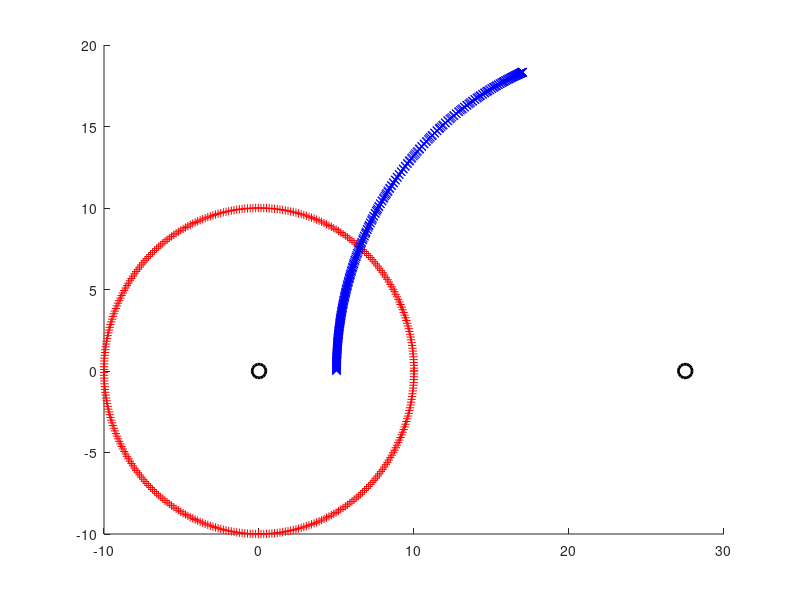
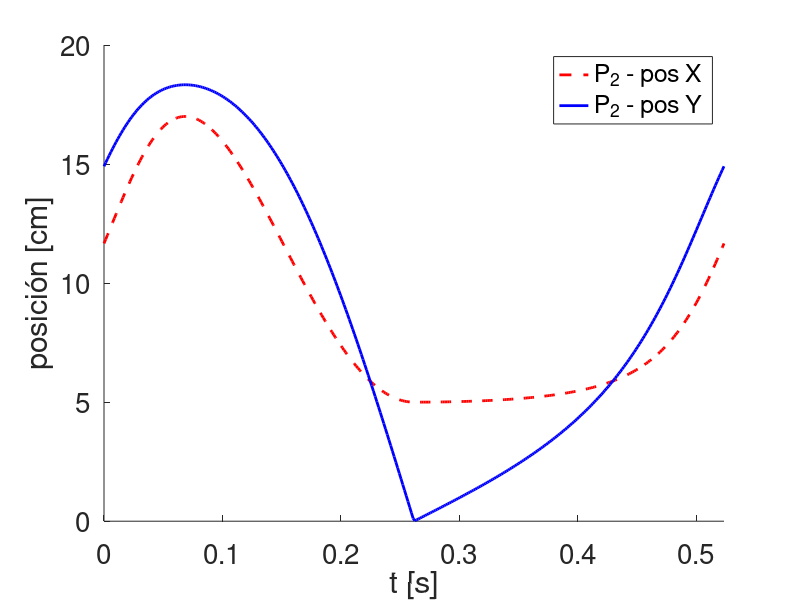
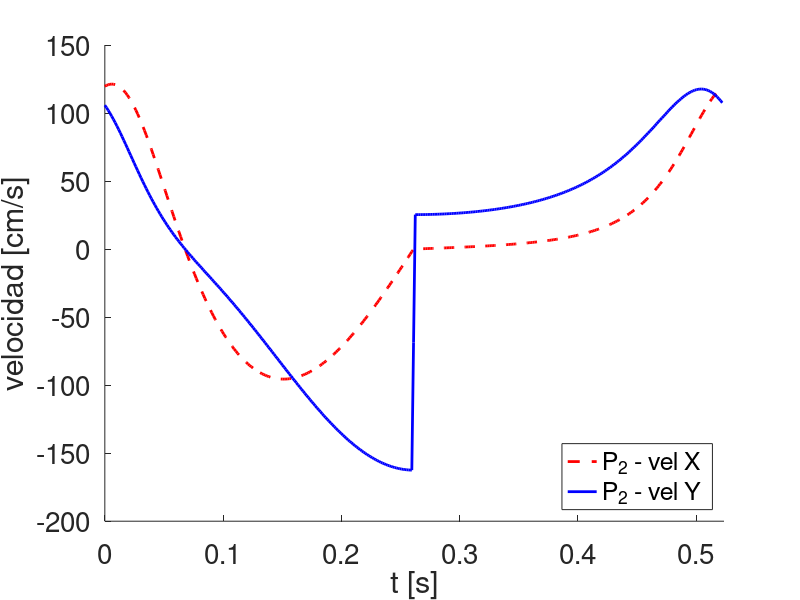
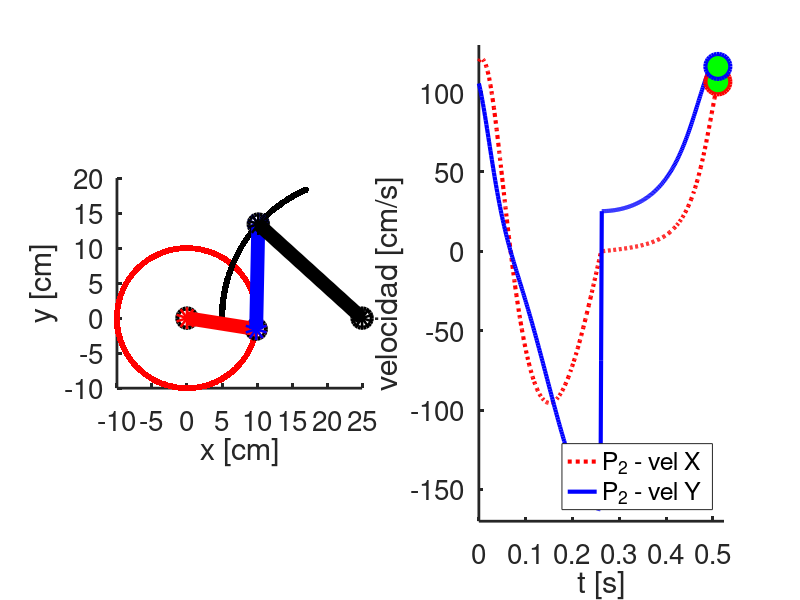

Reproduce these figures in MATLAB, in order.
%Ejercicio: Cinemática del sólido rígido.
%
% Se considera un sistema de barras que giran sin rozamiento.
% Una barra AB de longitud a=10cm gira con velocidad angular de 12 [rad/s] en 
% sentido anti horario. A esta barra está unida una barra BC de longitud b=15cm,
% la cual gira libremente. Finalmente el otro extremo de la barra BC está unida
% a la barra CD de longitud c=20cm que posee su otro extremo fijo.
%
% Se pide determinar la posición de las barras en función del tiempo, determinar
% las velocidades de los puntos de unión.

clear all
close all


% Datos
a=10;
b=15;
c=20;
w=12;  %velocidad angular

% Si se desea ver la animación del sistema se debe definit ipeli menor a 0
ipeli=-1;

% Mediante un análisis geométrico determinamos las posiciones de los 
% puntos P1 y P2
function [x1, y1] = pos_pto1(a, wt)
  x1 = a * cos(wt);
  y1 = a * sin(wt);
endfunction


function [x2, y2] = pos_pto2(a, c, pt)
  x2 = a/2 + c - c * cos(pt);
  y2 = c * sin(pt);
endfunction

% Determinamos las posiciones para una vuelta completa, t=[0,2*pi/w]
Nt= 360; %nro de instantes de  tiempo a evaluar
tt= linspace(0,2*pi/w,Nt);
P1= zeros(Nt,2);
P2= zeros(Nt,2);
for i=1:Nt
  wt = w*tt(i);
  
  [x1, y1] = pos_pto1(a, wt);
  
  L     = sqrt( (x1-a/2-c)^2 + y1^2 );
  beta  = acos( (L^2 + c^2 - b^2)/(2*L*c) );
  theta = acos( (L^2 + (a/2+c)^2 - a^2)/(2*L*(a/2+c)) ) * sign(y1);
  
  pt   = beta+theta;
  [x2, y2] = pos_pto2(a, c, pt);

  %Almacenamos las posiciones de los puntos en función de t   
  P1(i,:) = [x1, y1];
  P2(i,:) = [x2, y2];
end

% Trayectorias de los puntos P1 y P2
figure(1);clf
hold on
plot(0,0,'ko','markersize',10,'linewidth',2)
plot(b/2+c,0,'ko','markersize',10,'linewidth',2)
plot(P1(:,1),P1(:,2),'r+')
plot(P2(:,1),P2(:,2),'bx')
hold off

% Posición del punto P2 en función del tiempo
figure(2);clf
hold on
plot(tt,P2(:,1),'r--','linewidth',2)
plot(tt,P2(:,2),'b-','linewidth',2)
hold off
xlabel('t [s]','fontsize',20)
ylabel('posición [cm]','fontsize',20)
h=legend('P_2 - pos X', 'P_2 - pos Y');
xlim([0, 2*pi/w])
set(h,'fontsize',20)  
set(gca,'fontsize',20)  

% Velocidad del punto P2 en función del tiempo
dt=tt(2);

V2=zeros(Nt,2);
V2=[ diff(P2(:,1)), diff(P2(:,2)) ] / dt;

figure(3);clf
hold on
plot(tt(1:Nt-1),V2(:,1),'r--','linewidth',2)
plot(tt(1:Nt-1),V2(:,2),'b-','linewidth',2)
hold off
xlabel('t [s]','fontsize',20)
ylabel('velocidad [cm/s]','fontsize',20)
h=legend('P_2 - vel X', 'P_2 - vel Y','location','southeast');
xlim([0, 2*pi/w])
set(h,'fontsize',20)  
set(gca,'fontsize',20)


while (ipeli<0)
  for i=1:10:Nt
    
    figure(4);clf
    subplot(1,2,1)
    hold on
    plot(P1(1:i,1),P1(1:i,2),'r.','markersize',14)
    plot(P2(1:i,1),P2(1:i,2),'k.','markersize',14)
    plot(0,0,'ko','markersize',14,'linewidth',3)
    plot(a/2+c,0,'ko','markersize',14,'linewidth',3)
    plot(P1(i,1),P1(i,2),'ko','markersize',14,'linewidth',3)
    plot(P2(i,1),P2(i,2),'ko','markersize',14,'linewidth',3)
    plot([0,P1(i,1)],[0,P1(i,2)],'ro-','linewidth',10)
    plot([P1(i,1),P2(i,1)],[P1(i,2),P2(i,2)],'bo-','linewidth',10)
    plot([P2(i,1),a/2+c],[P2(i,2),0],'ko-','linewidth',10)
    axis equal
    xlim([-a,a/2+c])
    ylim([-a,c])
    hold off
    xlabel('x [cm]','fontsize',24)
    ylabel('y [cm]','fontsize',24)
    set(gca,'fontsize',20,'linewidth', 2)
    
    subplot(1,2,2)
    hold on
    plot(tt(1:Nt-1),V2(:,1),'r:','linewidth',3)
    plot(tt(1:Nt-1),V2(:,2),'b-','linewidth',3)
    plot(tt(i),V2(i,1),'ro','markersize',18,'linewidth',3,'markerfacecolor','g')
    plot(tt(i),V2(i,2),'bo','markersize',18,'linewidth',3,'markerfacecolor','g')
    hold off
    xlabel('t [s]','fontsize',24)
    ylabel('velocidad [cm/s]','fontsize',24)
    h=legend('P_2 - vel X', 'P_2 - vel Y','location','southeast');
    xlim([0, 2*pi/w])
    ylim([-170,130])
    set(h,'fontsize',20)  
    set(gca,'fontsize',20,'linewidth', 2)
    
    pause(0.01)
  end
  ipeli=ipeli+1;
end
